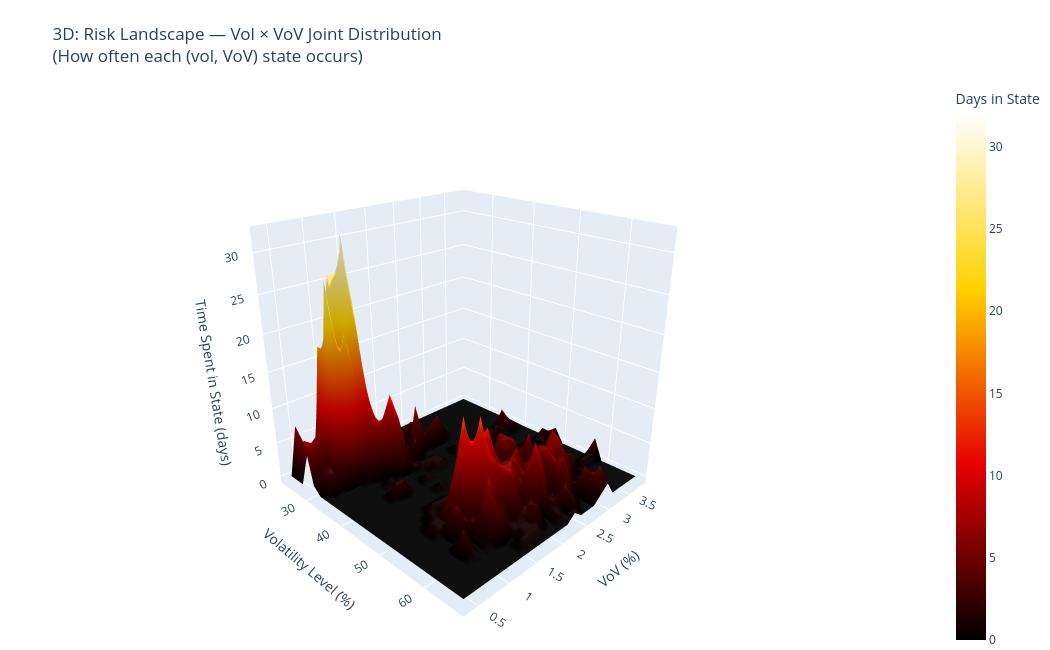

The code cell stored with this chart in its notebook:
### Code cell
# ── 3D: Vol surface over (vol level, VoV) — risk landscape ───────────────────
valid  = ~np.isnan(vov_garch) & ~np.isnan(hv21)
vol_v  = g11[valid]
vov_v  = vov_garch[valid]

# Bin into a grid to smooth
n_bins = 25
vol_bins = np.linspace(vol_v.min(), vol_v.max(), n_bins + 1)
vov_bins = np.linspace(vov_v.min(), vov_v.max(), n_bins + 1)

density = np.zeros((n_bins, n_bins))
for i in range(n_bins):
    for j in range(n_bins):
        mask = ((vol_v >= vol_bins[i]) & (vol_v < vol_bins[i+1]) &
                (vov_v >= vov_bins[j]) & (vov_v < vov_bins[j+1]))
        density[i, j] = mask.sum()

vol_centers = (vol_bins[:-1] + vol_bins[1:]) / 2
vov_centers = (vov_bins[:-1] + vov_bins[1:]) / 2
VC, VVC = np.meshgrid(vol_centers, vov_centers, indexing='ij')

# 2D companion: density heatmap
fig2d, ax2d = plt.subplots(figsize=(8, 5))
im2d = ax2d.imshow(density.T, origin='lower', aspect='auto', cmap='hot_r',
                   extent=[vol_centers[0], vol_centers[-1], vov_centers[0], vov_centers[-1]])
plt.colorbar(im2d, ax=ax2d, label='Days in state')
ax2d.set_xlabel('Volatility Level (%)'); ax2d.set_ylabel('VoV (%)')
ax2d.set_title('Risk Landscape — Vol × VoV Joint Density (2D heatmap)')
plt.tight_layout(); plt.show()

# 3D Plotly surface
fig3d = go.Figure(go.Surface(
    x=VC, y=VVC, z=density,
    colorscale='hot_r',
    reversescale=True,
    colorbar=dict(title='Days in State'),
    hovertemplate='Vol=%{x:.1f}%<br>VoV=%{y:.1f}%<br>Days=%{z:.0f}<extra></extra>',
))
fig3d.update_layout(
    title='3D: Risk Landscape — Vol × VoV Joint Distribution<br>(How often each (vol, VoV) state occurs)',
    scene=dict(
        xaxis_title='Volatility Level (%)',
        yaxis_title='VoV (%)',
        zaxis_title='Time Spent in State (days)',
        camera=dict(eye=dict(x=1.6, y=-1.6, z=1.0)),
    ),
    height=650, width=1050, margin=dict(l=0, r=0, t=80, b=0),
)
fig3d.show()

### Figure 1 — Plotly figure (JSON) as saved in the notebook; plotly's stock layout.template omitted (floating-point values rounded to 4 significant figures; data arrays with more than 128 entries replaced by an {"elided": "..."} marker saying what was removed)
{"data": [{"colorbar": {"title": {"text": "Days in State"}}, "colorscale": [[0, "rgb(255,255,255)"], [0.3333, "rgb(255,210,0)"], [0.6667, "rgb(230,0,0)"], [1, "rgb(0,0,0)"]], "hovertemplate": "Vol=%{x:.1f}%<br>VoV=%{y:.1f}%<br>Days=%{z:.0f}<extra></extra>", "reversescale": true, "type": "surface", "x": {"elided": "25x25 float values"}, "y": {"elided": "25x25 float values"}, "z": {"elided": "25x25 float values"}}], "layout": {"height": 650, "margin": {"b": 0, "l": 0, "r": 0, "t": 80}, "scene": {"camera": {"eye": {"x": 1.6, "y": -1.6, "z": 1}}, "xaxis": {"title": {"text": "Volatility Level (%)"}}, "yaxis": {"title": {"text": "VoV (%)"}}, "zaxis": {"title": {"text": "Time Spent in State (days)"}}}, "title": {"text": "3D: Risk Landscape — Vol × VoV Joint Distribution<br>(How often each (vol, VoV) state occurs)"}, "width": 1050}}
